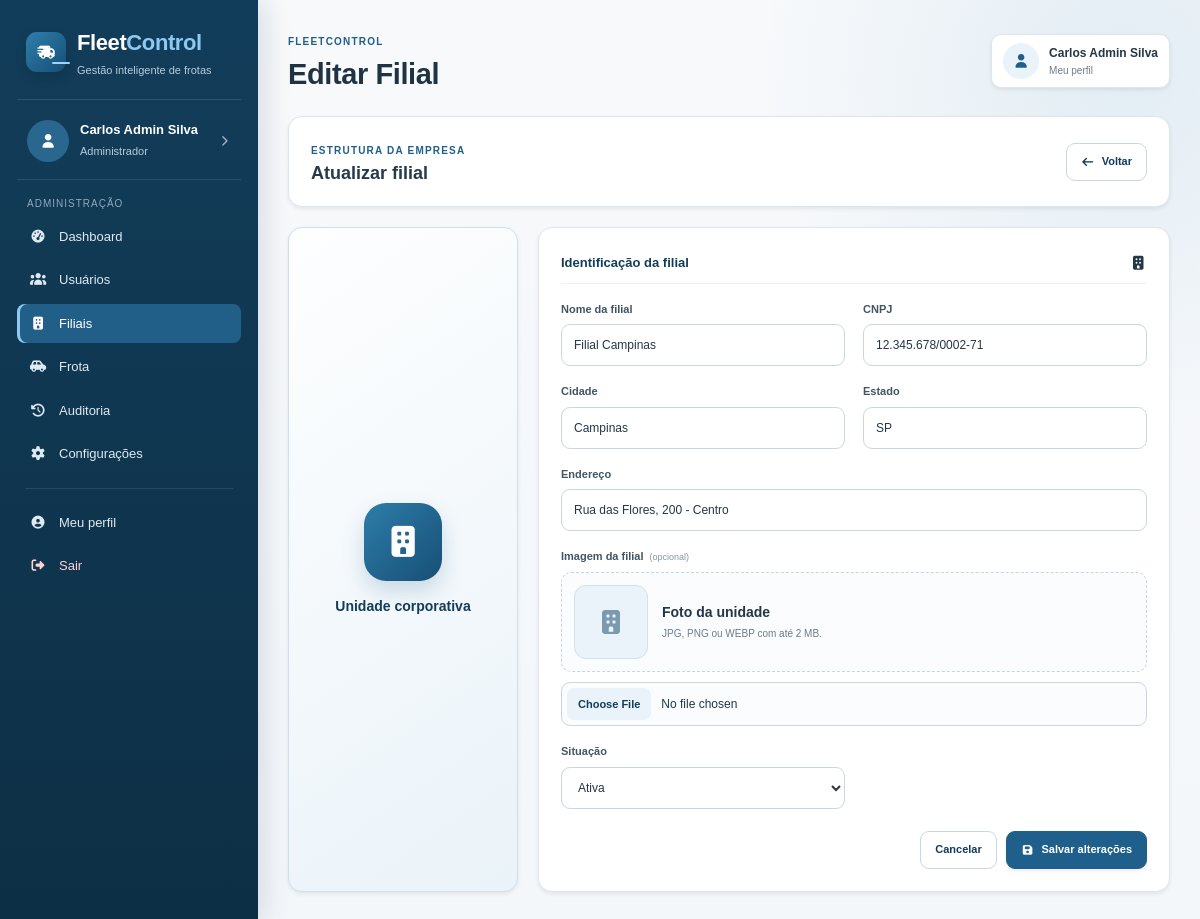
Page /admin/filial-form.php?id=2 (signed in) on the committed database.
### tables this page shows
CREATE TABLE filiais (
    id          INT UNSIGNED    NOT NULL AUTO_INCREMENT,
    nome        VARCHAR(100)    NOT NULL,
    cnpj        VARCHAR(18)     NOT NULL,
    cidade      VARCHAR(80)     NOT NULL,
    estado      CHAR(2)         NOT NULL,
    endereco    VARCHAR(200)    NOT NULL,
    imagem      VARCHAR(255)    DEFAULT NULL,
    ativo       TINYINT(1)      NOT NULL DEFAULT 1,
    criado_em   DATETIME        NOT NULL DEFAULT CURRENT_TIMESTAMP,
    PRIMARY KEY (id),
    UNIQUE KEY uq_filial_cnpj (cnpj)
);

### funcoes.php (called while the page is built, shortened)
<?php
function escapar($texto)
{
    return htmlspecialchars((string) $texto, ENT_QUOTES, 'UTF-8');
}
?>

### admin/filial-form.php (the view, shortened to what this page needs)
<?php
include "../conexao.php";
include "../funcoes.php";
$id = (int) ($_GET['id'] ?? $_POST['id'] ?? 0);
$registro = null;
if ($id > 0) {
    $query = $sql->prepare(
        "SELECT *
         FROM filiais
         WHERE id = ?"
    );
    $query->bind_param('i', $id);
    $query->execute();
    $registro = $query->get_result()->fetch_assoc();
}
include '../cabecalho.php';
?>
<div class="dashboard-intro painel shadow-sm">
    <div>
        <span class="etiqueta">Estrutura da empresa</span>
        <h3><?php echo $id > 0 ? 'Atualizar filial' : 'Nova filial'; ?></h3>
    </div>
    <a href="filiais.php" class="botao botao-secundario">
        <i class="fa-solid fa-arrow-left"></i>
        Voltar
    </a>
</div>
<div class="form-layout">
    <div class="imagem shadow-sm">
        <i class="fa-solid fa-building"></i>
        <span>Unidade corporativa</span>
    </div>
    <div class="contain-form painel shadow-sm">
        <form method="POST" enctype="multipart/form-data">
            <div class="formulario">
                <div class="secao-form-titulo">
                    <div>
                        <strong>Identificação da filial</strong>
                    </div>
                    <i class="fa-solid fa-building"></i>
                </div>
                <div class="input-box">
                    <label for="nome">Nome da filial</label>
                    <input
                        type="text"
                        id="nome"
                        name="nome"
                        maxlength="100"
                        placeholder="Ex.: Matriz São Paulo"
                        required
                        value="<?php echo escapar($registro['nome'] ?? ''); ?>"
                    >
                </div>
                <div class="input-box">
                    <label for="cnpj">CNPJ</label>
                    <input
                        type="text"
                        id="cnpj"
                        name="cnpj"
                        maxlength="18"
                        inputmode="numeric"
                        data-mask="cnpj"
                        placeholder="00.000.000/0000-00"
                        required
                        value="<?php echo escapar($registro['cnpj'] ?? ''); ?>"
                    >
                </div>
                <div class="input-box">
                    <label for="cidade">Cidade</label>
                    <input
                        type="text"
                        id="cidade"
                        name="cidade"
                        maxlength="80"
                        placeholder="Ex.: São Paulo"
                        required
                        value="<?php echo escapar($registro['cidade'] ?? ''); ?>"
                    >
                </div>
                <div class="input-box">
                    <label for="estado">Estado</label>
                    <input
                        type="text"
                        id="estado"
                        name="estado"
                        maxlength="2"
                        data-uppercase
                        placeholder="SP"
                        required
                        value="<?php echo escapar($registro['estado'] ?? ''); ?>"
                    >
                </div>
                <div class="input-box completa">
                    <label for="endereco">Endereço</label>
                    <input
                        type="text"
                        id="endereco"
                        name="endereco"
                        maxlength="200"
                        placeholder="Rua, número e bairro"
                        required
                        value="<?php echo escapar($registro['endereco'] ?? ''); ?>"
                    >
                </div>
                <div class="input-box completa">
                    <label for="imagem">Imagem da filial <small>(opcional)</small></label>
                    <div class="upload-preview">
                        <div class="preview-imagem" id="preview-imagem-filial">
                            <?php if (!empty($registro['imagem'])): ?>
                                <img src="../uploads/filiais/<?php echo escapar($registro['imagem']); ?>" alt="Imagem atual da filial">
                            <?php else: ?>
                                <i class="fa-solid fa-building"></i>
                            <?php endif; ?>
                        </div>
                        <div>
                            <strong>Foto da unidade</strong>
                            <span>JPG, PNG ou WEBP com até 2 MB.</span>
                        </div>
                    </div>
                    <input
                        type="file"
                        id="imagem"
                        name="imagem"
                        accept="image/jpeg,image/png,image/webp"
                        data-image-preview="#preview-imagem-filial"
                    >
                </div>
                <div class="input-box">
                    <label for="ativo">Situação</label>
                    <select id="ativo" name="ativo">
                        <option value="1" <?php echo ((int) ($registro['ativo'] ?? 1) === 1) ? 'selected' : ''; ?>>Ativa</option>
                    </select>
                </div>
                <div class="fin">
                    <a class="botao botao-secundario" href="filiais.php">Cancelar</a>
                    <button class="botao botao-principal shadow-sm" type="submit">
                        <i class="fa-solid fa-floppy-disk"></i>
                        <?php echo $id > 0 ? 'Salvar alterações' : 'Cadastrar filial'; ?>
                    </button>
                </div>
            </div>
        </form>
    </div>
</div>
<?php include '../rodape.php'; ?>

### rows in the picture
filiais: nome "Filial Campinas", cnpj "12.345.678/0002-71", cidade "Campinas", estado "SP", endereco "Rua das Flores, 200 - Centro", ativo "Ativa"

### other values in the picture
escapar($nome_atual) "Carlos Admin Silva"
escapar(perfil_nome($perfil_atual)) "Administrador"
escapar($titulo) "Editar Filial"
escapar($_SESSION['usuario']['nome'] ?? 'Usuário') "Carlos Admin Silva"
